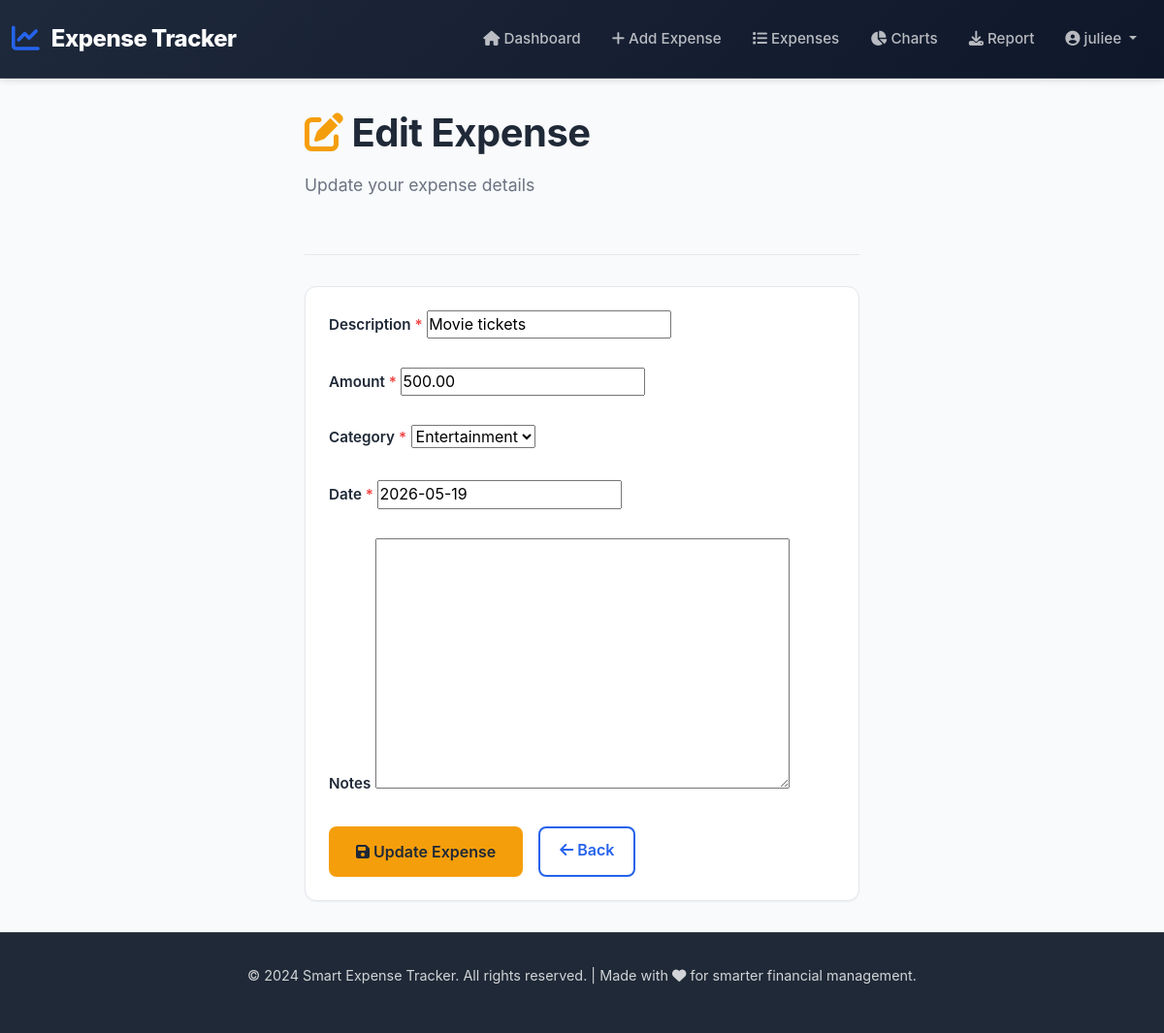
/edit/9/ (signed in), run on the app's committed database.
### tracker/models.py (models this page shows, shortened)
class Expense(models.Model):
    CATEGORY_CHOICES = [
        ('Food', 'Food'),
        ('Travel', 'Travel'),
        ('Shopping', 'Shopping'),
        ('Bills', 'Bills'),
        ('Entertainment', 'Entertainment'),
        ('Ministry', 'Ministry'),
        ('Helping', 'Helping'),
        ('Other', 'Other'),
    ]
    user = models.ForeignKey(
        User,
        on_delete=models.CASCADE
    )
    description = models.CharField(
        max_length=200
    )
    amount = models.DecimalField(
        max_digits=10,
        decimal_places=2
    )
    category = models.CharField(
        max_length=50,
        choices=CATEGORY_CHOICES,
        default='Other'
    )
    date = models.DateField()
    notes = models.TextField(
        blank=True,
        null=True
    )

### tracker/views.py (the view)
@login_required
def edit_expense(request, expense_id):
    expense = get_object_or_404(
        Expense,
        id=expense_id,
        user=request.user
    )
    if request.method == 'POST':
        form = ExpenseForm(
            request.POST,
            instance=expense
        )
        if form.is_valid():
            form.save()
            return redirect('expense_list')
    else:
        form = ExpenseForm(instance=expense)
    return render(
        request,
        'tracker/edit_expense_new.html',
        {'form': form}
    )

### tracker/forms.py
class ExpenseForm(ModelForm):
    class Meta:
        model = Expense
        fields = [
            'description',
            'amount',
            'category',
            'date',
            'notes'
        ]

### tracker/templates/tracker/edit_expense_new.html (shortened to what this page needs)
{% extends 'tracker/base_new.html' %}  {% block content %}
<div class="row justify-content-center">
  <div class="col-12 col-md-8 col-lg-6">
    <div class="page-header">
      <h1>
        <i class="fas fa-edit" style="color: var(--warning-yellow)"></i> Edit
        Expense
      </h1>
      <p class="page-subtitle">Update your expense details</p>
    </div>
    <div class="card">
      <div class="card-body p-4">
        <form method="POST" novalidate>
           {% for field in form %}
          <div class="form-group">
            <label for="{{ field.id_for_label }}" class="form-label">
              {{ field.label }}
              {% if field.field.required %}
              <span style="color: var(--danger-red)">*</span>
              {% endif %}
            </label>
            {{ field }}
          </div>
          {% endfor %}
          <div class="page-actions mt-4">
            <button type="submit" class="btn btn-warning btn-lg">
              <i class="fas fa-save"></i> Update Expense
            </button>
            <a href="{% url 'expense_list' %}" class="btn btn-outline-primary">
              <i class="fas fa-arrow-left"></i> Back
            </a>
          </div>
        </form>
      </div>
    </div>
  </div>
</div>
{% endblock %}

### tracker/templates/tracker/base_new.html (shortened to what this page needs)
<!doctype html>
<html lang="en">
  <head>
    <link
      href="https://cdn.jsdelivr.net/npm/bootstrap@5.3.0/dist/css/bootstrap.min.css"
      rel="stylesheet"
    />
    <link
      rel="stylesheet"
      href="https://cdnjs.cloudflare.com/ajax/libs/font-awesome/6.4.0/css/all.min.css"
    />
  </head>
  <body class="with-navbar">
    <nav class="navbar navbar-expand-lg navbar-dark sticky-top">
      <div class="container-fluid">
        <a class="navbar-brand" href="{% url 'home' %}">
          <i class="fas fa-chart-line"></i>
          <span class="brand-text">Expense Tracker</span>
        </a>
        <div class="collapse navbar-collapse" id="navbarNav">
          <ul class="navbar-nav ms-auto align-items-lg-center">
            {% if user.is_authenticated %}
            <li class="nav-item">
              <a class="nav-link" href="{% url 'home' %}">
                <i class="fas fa-home"></i> Dashboard
              </a>
            </li>
            <li class="nav-item">
              <a class="nav-link" href="{% url 'add_expense' %}">
                <i class="fas fa-plus"></i> Add Expense
              </a>
            </li>
            <li class="nav-item">
              <a class="nav-link" href="{% url 'expense_list' %}">
                <i class="fas fa-list"></i> Expenses
              </a>
            </li>
            <li class="nav-item">
              <a class="nav-link" href="{% url 'expense_chart' %}">
                <i class="fas fa-chart-pie"></i> Charts
              </a>
            </li>
            <li class="nav-item">
              <a class="nav-link" href="{% url 'download_csv' %}">
                <i class="fas fa-download"></i> Report
              </a>
            </li>
            <li class="nav-item dropdown">
              <a
                class="nav-link dropdown-toggle"
                href="#"
                id="userDropdown"
                role="button"
                data-bs-toggle="dropdown"
                aria-expanded="false"
              >
                <i class="fas fa-user-circle"></i> {{ user.username }}
              </a>
            </li>
            {% endif %}
          </ul>
        </div>
      </div>
    </nav>
    <main>
      <div class="container-main">
         {% block content %}{% endblock %}
      </div>
    </main>
    <footer>
      <p>
        &copy; 2024 Smart Expense Tracker. All rights reserved. | Made with
        <i class="fas fa-heart"></i> for smarter financial management.
      </p>
    </footer>
  </body>
</html>

### tracker/templates/tracker/base_new.html (style rules this page uses)
:root { --primary-blue: #2563eb; --primary-dark: #1e40af; --success-green: #10b981; --danger-red: #ef4444; --warning-yellow: #f59e0b; --info-cyan: #06b6d4; --light-bg: #f8fafc; --card-white: #ffffff; --text-dark: #1f2937; --text-muted: #6b7280; --border-light: #e5e7eb; --shadow-sm: 0 1px 2px 0 rgba(0, 0, 0, 0.05); --shadow-md: 0 4px 6px -1px rgba(0, 0, 0, 0.1); --shadow-lg: 0 10px 15px -3px rgba(0, 0, 0, 0.1); }
* { margin: 0; padding: 0; box-sizing: border-box; }
html, body { height: 100%; }
body { background-color: var(--light-bg); color: var(--text-dark); font-family: -apple-system, BlinkMacSystemFont, "Segoe UI", "Roboto", "Helvetica Neue", sans-serif; font-weight: 400; line-height: 1.6; }
.navbar { background: linear-gradient(135deg, #1e293b 0%, #0f172a 100%); box-shadow: var(--shadow-md); border-bottom: 1px solid rgba(255, 255, 255, 0.1); padding: 1rem 0; }
.navbar-brand { font-weight: 700; font-size: 1.5rem; color: #ffffff !important; display: flex; align-items: center; gap: 0.75rem; transition: all 0.3s ease; }
.navbar-brand i { font-size: 1.8rem; color: var(--primary-blue); }
.navbar-brand .brand-text { font-weight: 800; letter-spacing: -0.5px; }
.nav-link { color: rgba(255, 255, 255, 0.7) !important; font-weight: 500; transition: all 0.3s ease; margin: 0 0.5rem; border-radius: 0.375rem; font-size: 0.95rem; }
body.with-navbar { display: flex; flex-direction: column; }
main { flex: 1; padding: 2rem 0; }
.container-main { max-width: 1400px; margin: 0 auto; padding: 0 1rem; }
.card { border: 1px solid var(--border-light); border-radius: 0.75rem; box-shadow: var(--shadow-sm); background-color: var(--card-white); transition: all 0.3s ease; }
.card-body { padding: 1.5rem; }
.btn { font-weight: 600; border-radius: 0.5rem; transition: all 0.3s ease; border: none; padding: 0.625rem 1.25rem; }
.btn-warning { background-color: var(--warning-yellow); color: var(--text-dark); }
.btn-outline-primary { color: var(--primary-blue); border: 2px solid var(--primary-blue); background-color: transparent; }
.btn-lg { padding: 0.875rem 1.75rem; font-size: 1rem; }
h1, h2, h3, h4, h5, h6 { font-weight: 700; color: var(--text-dark); letter-spacing: -0.5px; }
h1 { font-size: 2.5rem; margin-bottom: 1rem; }
.page-subtitle { color: var(--text-muted); font-size: 1.1rem; font-weight: 400; margin-bottom: 2rem; }
.form-label { font-weight: 600; color: var(--text-dark); margin-bottom: 0.5rem; font-size: 0.95rem; }
.form-group { margin-bottom: 1.5rem; }
footer { background-color: #1f2937; color: rgba(255, 255, 255, 0.8); padding: 2rem 0; margin-top: auto; text-align: center; font-size: 0.9rem; border-top: 1px solid rgba(255, 255, 255, 0.1); }
.page-header { margin-bottom: 2rem; padding-bottom: 1.5rem; border-bottom: 1px solid var(--border-light); }
.page-actions { display: flex; gap: 1rem; flex-wrap: wrap; }

### data on the page
Expense: form "Movie tickets" "500.00" "Entertainment" "2026-05-19"

### other printed values
{{ user.username }} "juliee"
{{ field.label }} "Description" "Amount" "Category" "Date" "Notes"
